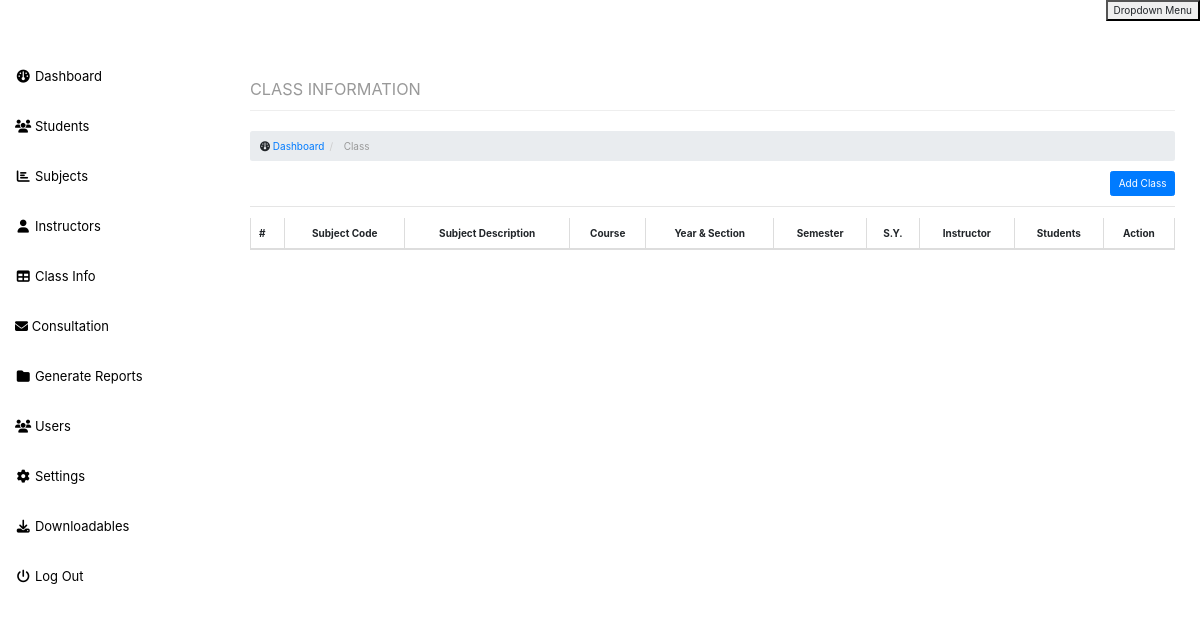
/admin/class.php (signed in), run on an earlier commit of the app's database.
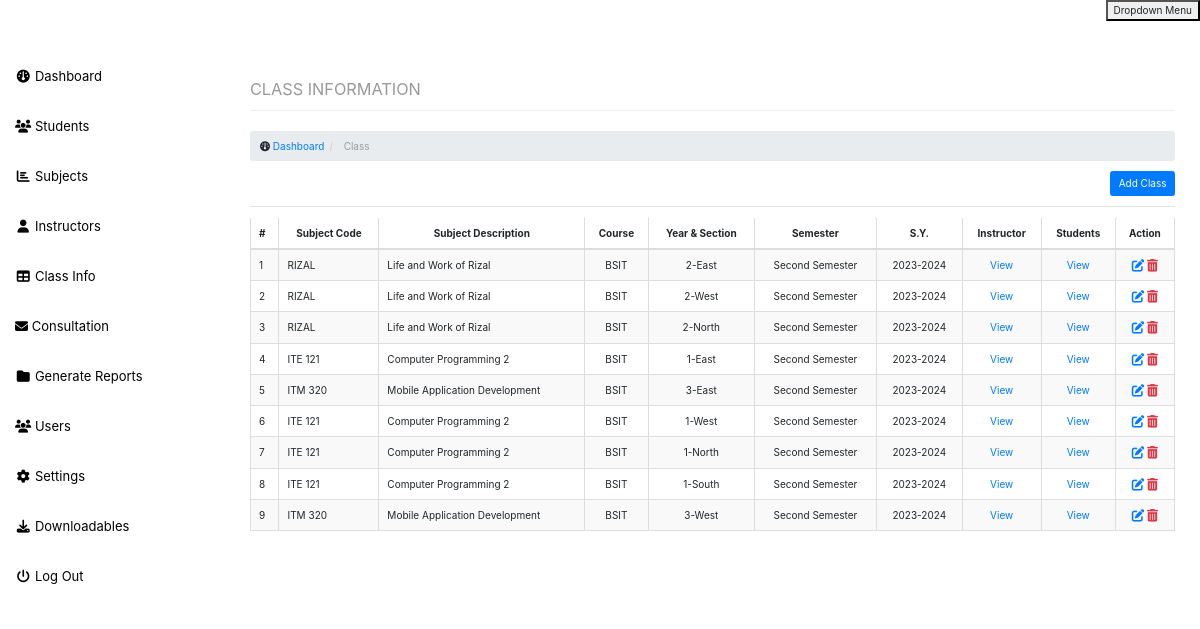
And on a later commit of the database.
### tables this page shows
CREATE TABLE `class` (
  `id` int(11) NOT NULL,
  `subject` varchar(100) NOT NULL,
  `description` varchar(100) NOT NULL,
  `title` varchar(100) DEFAULT NULL,
  `unit` int(11) DEFAULT NULL,
  `course` varchar(50) NOT NULL,
  `year` varchar(50) NOT NULL,
  `section` varchar(50) NOT NULL,
  `sem` varchar(50) NOT NULL,
  `SY` varchar(50) NOT NULL,
  `teacher` varchar(100) NOT NULL,
  `prelim` varchar(11) DEFAULT NULL,
  `midterm` varchar(11) DEFAULT NULL,
  `final` varchar(11) DEFAULT NULL,
  `average` varchar(11) DEFAULT NULL,
  `remarks` varchar(50) DEFAULT NULL
);

### DatabaseService.php (called while the page is built, shortened)
<?php
class DatabaseService
{
    protected $connection;
    public function __construct()
    {
        $servername = "127.0.0.1";
        $username = "u510162695_infotechMCC";
        $password = "infotechMCC2023";
        $dbname = "u510162695_infotechMCC";
        $this->connection = new PDO("mysql:host=$servername;dbname=$dbname", $username, $password);
        $this->connection->setAttribute(PDO::ATTR_ERRMODE, PDO::ERRMODE_EXCEPTION);
    }
    public function fetchRow($query)
    {
        $statement = $this->connection->prepare($query);
        $statement->execute();
        return $statement->fetch();
    }
}

### admin/class.php (the view, shortened to what the changed rows need)
<?php
include ('include/header.php');
include ('data/class_model.php');
include '../DatabaseService.php';
$dbService = new DatabaseService;
$activeAcademicYear = $dbService->fetchRow("SELECT * FROM ay WHERE display = 1");
if ($activeAcademicYear) {
    $academic_year = $activeAcademicYear['academic_year'];
    $semester = $activeAcademicYear['semester'];
    $academicYearActive = true;
} else {
    $academic_year = "Default Year";
    $semester = "Default Semester";
    $academicYearActive = false;
}
$classData = [];
if ($academicYearActive) {
    $sql = "SELECT c.* FROM class c
            INNER JOIN ay a ON c.SY = a.academic_year AND c.sem = a.semester
            WHERE c.SY = :academicYear AND a.semester = :semester";
    $stmt = $connection->prepare($sql);
    $stmt->bindParam(':academicYear', $academic_year, PDO::PARAM_STR);
    $stmt->bindParam(':semester', $semester, PDO::PARAM_STR);
    $stmt->execute();
    $classData = $stmt->fetchAll(PDO::FETCH_ASSOC);
}
    ?>
<div id="page-wrapper">
    <div class="container-fluid">
        <div class="row">
            <div class="col-lg-12">
                <h1 class="page-header">
                    <small>CLASS INFORMATION</small>
                </h1>
            </div>
        </div>
        <div class="row">
            <div class="col-lg-12">
                <div class="table-responsive">
                    <table class="table table-striped table-bordered" id="classInformation">
                        <thead>
                            <tr>
                                <th>#</th>
                                <th class="text-center">Subject Code</th>
                                <th class="text-center">Subject Description</th>
                                <th class="text-center">Course</th>
                                <th class="text-center">Year & Section</th>
                                <th class="text-center">Semester</th>
                                <th class="text-center">S.Y.</th>
                                <th class="text-center">Instructor</th>
                                <th class="text-center">Students</th>
                                <th class="text-center">Action</th>
                            </tr>
                        </thead>
                        <tbody>
                            <?php
                            $index = 1;
                            foreach ($classData as $class): ?>
                                <tr>
                                    <td>
                                        <?php echo $index++; ?>
                                    </td>
                                    <td>
                                        <?php echo $class['subject']; ?>
                                    </td>
                                    <td>
                                        <?php echo $class['description']; ?>
                                    </td>
                                    <td class="text-center">
                                        <?php echo $class['course']; ?>
                                    </td>
                                    <td class="text-center">
                                        <?php echo $class['year'] . '-' . $class['section']; ?>
                                    </td>
                                    <td class="text-center">
                                        <?php echo $class['sem']; ?>
                                    </td>
                                    <td class="text-center">
                                        <?php echo $class['SY']; ?>
                                    </td>
                                    <td class="text-center"><a
                                            href="classteacher.php?classid=<?php echo $class['id']; ?>&teacherid=<?php echo $class['teacher']; ?>"
                                            title="update teacher">View</a></td>
                                    <td class="text-center"><a
                                            href="classstudent.php?classid=<?php echo $class['id']; ?>&y=<?php echo $class['year']; ?>&sem=<?php echo $class['sem']; ?>&s=<?php echo $class['section']; ?>&code=<?php echo $class['subject']; ?>&SY=<?php echo $class['SY']; ?>"
                                            title="update students" title="add student">View</a></td>
                                    <td class="text-center">
                                        <div style="display: inline-block;">
                                            <a href="edit.php?type=class&id=<?php echo $class['id'] ?>"
                                                title="Update Class"><i class="fa fa-edit fa-lg text-primary"></i></a>
                                        </div>
                                        <form class="delete-form" method="post" style="display: inline-block;">
                                            <button type="submit" name="deleteClass" class="delete-button" title="Remove"
                                                onclick="return confirm('Are you sure you want to delete this class?');">
                                            </button>
                                        </form>
                                </tr>
                            <?php endforeach; ?>
                        </tbody>
                    </table>
                </div>
            </div>
        </div>
    </div>
</div>
<?php include ('include/footer.php'); ?>

What changed in the data, as far as the page shows it:
added class: subject "RIZAL", description "Life and Work of Rizal", course "BSIT", year "2", section "East", sem "Second Semester", SY "2023-2024"
added class: subject "RIZAL", description "Life and Work of Rizal", course "BSIT", year "2", section "West", sem "Second Semester", SY "2023-2024"
added class: subject "RIZAL", description "Life and Work of Rizal", course "BSIT", year "2", section "North", sem "Second Semester", SY "2023-2024"
added class: subject "ITE 121", description "Computer Programming 2", course "BSIT", year "1", section "East", sem "Second Semester", SY "2023-2024"
added class: subject "ITM 320", description "Mobile Application Development", course "BSIT", year "3", section "East", sem "Second Semester", SY "2023-2024"
added class: subject "ITE 121", description "Computer Programming 2", course "BSIT", year "1", section "West", sem "Second Semester", SY "2023-2024"
added class: subject "ITE 121", description "Computer Programming 2", course "BSIT", year "1", section "North", sem "Second Semester", SY "2023-2024"
added class: subject "ITE 121", description "Computer Programming 2", course "BSIT", year "1", section "South", sem "Second Semester", SY "2023-2024"
added class: subject "ITM 320", description "Mobile Application Development", course "BSIT", year "3", section "West", sem "Second Semester", SY "2023-2024"
